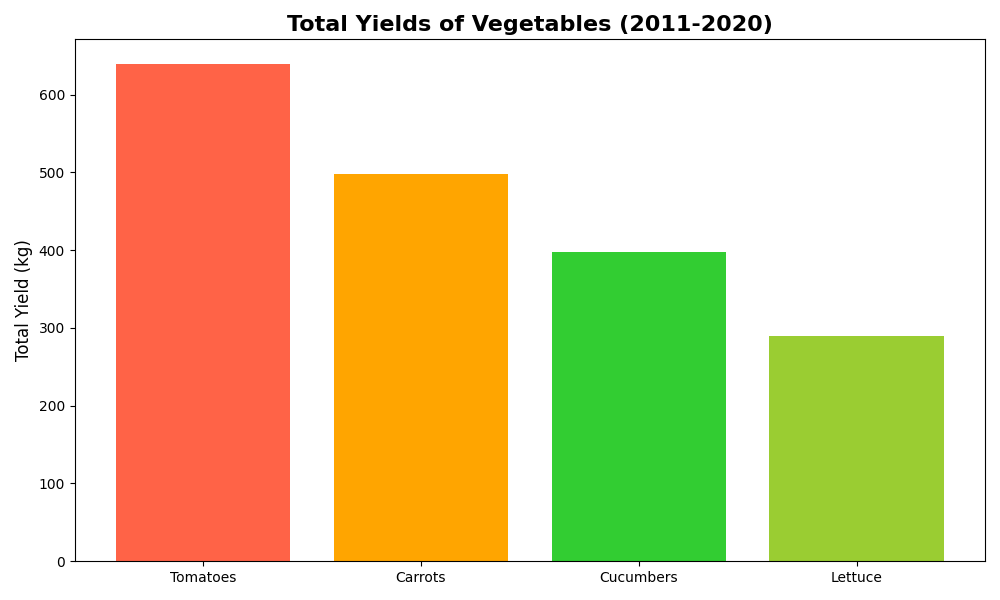

Source code (Python):
import matplotlib.pyplot as plt
import numpy as np

tomatoes = np.array([60, 55, 58, 65, 62, 64, 50, 70, 75, 80])
carrots = np.array([49, 42, 50, 47, 40, 52, 45, 55, 58, 60])
cucumbers = np.array([37, 32, 35, 30, 38, 40, 42, 45, 48, 50])
lettuce = np.array([20, 28, 24, 26, 32, 30, 22, 34, 36, 38])

total_yields = {
    'Tomatoes': np.sum(tomatoes),
    'Carrots': np.sum(carrots),
    'Cucumbers': np.sum(cucumbers),
    'Lettuce': np.sum(lettuce)
}

sorted_vegetables = sorted(total_yields.items(), key=lambda item: item[1], reverse=True)
vegetable_names, sorted_totals = zip(*sorted_vegetables)

fig, ax = plt.subplots(figsize=(10, 6))
ax.bar(vegetable_names, sorted_totals, color=['#FF6347', '#FFA500', '#32CD32', '#9ACD32'])

ax.set_title('Total Yields of Vegetables (2011-2020)', fontsize=16, fontweight='bold')
ax.set_ylabel('Total Yield (kg)', fontsize=12)

plt.tight_layout()
plt.show()
